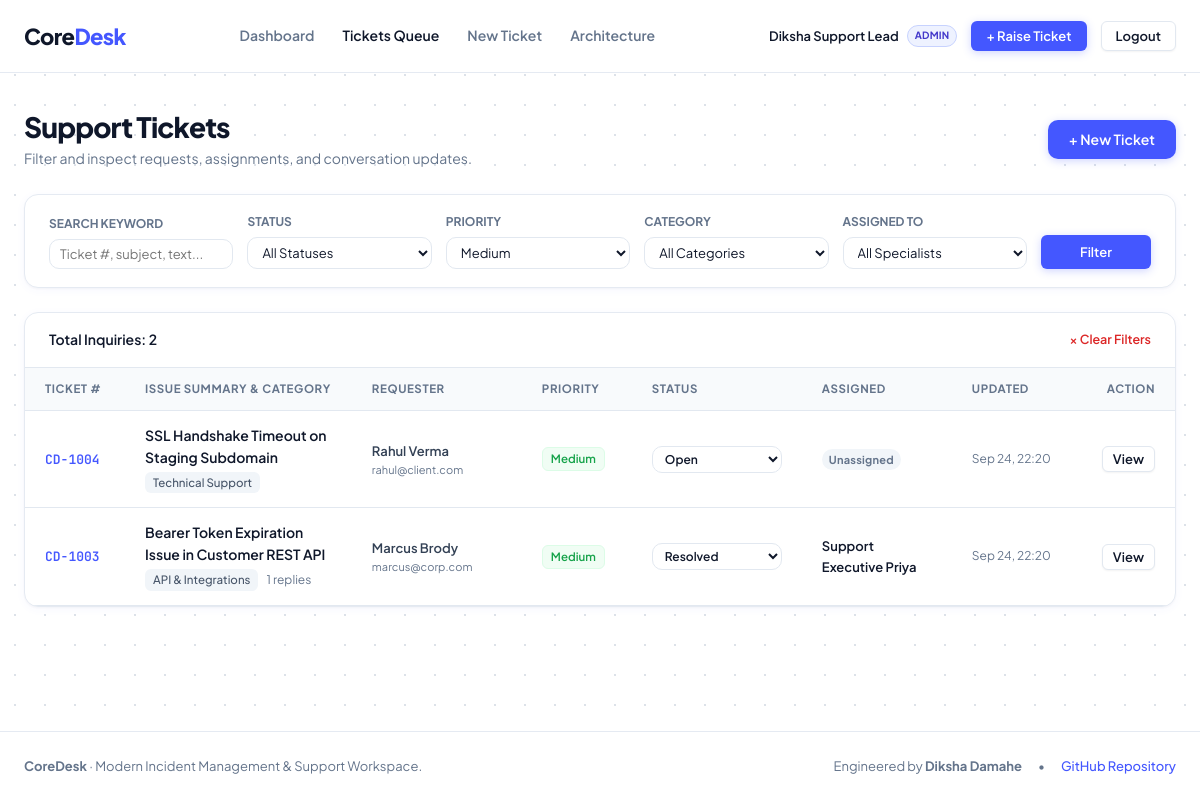
Screenshot of /tickets.php?priority=Medium (signed in) with the database file from the repository.
### tables this page shows
CREATE TABLE IF NOT EXISTS users (
    id INT AUTO_INCREMENT PRIMARY KEY,
    name VARCHAR(100) NOT NULL,
    email VARCHAR(150) NOT NULL UNIQUE,
    password_hash VARCHAR(255) NOT NULL,
    role ENUM('admin', 'agent', 'customer') NOT NULL DEFAULT 'customer',
    created_at TIMESTAMP DEFAULT CURRENT_TIMESTAMP
);

CREATE TABLE IF NOT EXISTS tickets (
    id INT AUTO_INCREMENT PRIMARY KEY,
    ticket_code VARCHAR(20) NOT NULL UNIQUE,
    user_id INT NOT NULL,
    category_id INT NOT NULL,
    subject VARCHAR(255) NOT NULL,
    description TEXT NOT NULL,
    priority ENUM('Low', 'Medium', 'High', 'Critical') NOT NULL DEFAULT 'Medium',
    status ENUM('Open', 'In-Progress', 'Resolved', 'Closed') NOT NULL DEFAULT 'Open',
    assigned_agent_id INT NULL,
    created_at TIMESTAMP DEFAULT CURRENT_TIMESTAMP,
    updated_at TIMESTAMP DEFAULT CURRENT_TIMESTAMP ON UPDATE CURRENT_TIMESTAMP,
    resolved_at TIMESTAMP NULL,
    FOREIGN KEY (user_id) REFERENCES users(id) ON DELETE CASCADE,
    FOREIGN KEY (category_id) REFERENCES categories(id) ON DELETE RESTRICT,
    FOREIGN KEY (assigned_agent_id) REFERENCES users(id) ON DELETE SET NULL,
    INDEX idx_status_priority (status, priority),
    INDEX idx_user (user_id),
    INDEX idx_agent (assigned_agent_id)
);

CREATE TABLE IF NOT EXISTS categories (
    id INT AUTO_INCREMENT PRIMARY KEY,
    name VARCHAR(80) NOT NULL UNIQUE,
    description VARCHAR(255) NULL
);

### config/auth.php (called while the page is built, shortened)
<?php
function getLoggedInUser(): ?array {
    return $_SESSION['user'] ?? null;
}
function e(?string $string): string {
    return htmlspecialchars($string ?? '', ENT_QUOTES, 'UTF-8');
}

### tickets.php (the view, shortened to what this page needs)
<?php
require_once __DIR__ . '/config/auth.php';
require_once __DIR__ . '/config/database.php';
$currentUser = getLoggedInUser();
if ($currentUser['role'] !== 'customer') {
    $staffAgents = $pdo->query("SELECT id, name, role FROM users WHERE role IN ('admin', 'agent') ORDER BY role ASC, name ASC")->fetchAll();
}
$filterStatus   = trim($_GET['status'] ?? '');
$filterPriority = trim($_GET['priority'] ?? '');
$filterCategory = trim($_GET['category'] ?? '');
$filterSearch   = trim($_GET['q'] ?? '');
$sql = "
    SELECT
        t.id,
        t.ticket_code,
        t.subject,
        t.priority,
        t.status,
        t.created_at,
        t.updated_at,
        c.name AS category_name,
        u.name AS customer_name,
        u.email AS customer_email,
        a.name AS agent_name,
        (SELECT COUNT(*) FROM ticket_replies tr WHERE tr.ticket_id = t.id) AS reply_count
    FROM tickets t
    INNER JOIN categories c ON t.category_id = c.id
    INNER JOIN users u ON t.user_id = u.id
    LEFT JOIN users a ON t.assigned_agent_id = a.id
    WHERE 1=1
";
$params = [];
if (!empty($filterPriority)) {
    $sql .= " AND t.priority = :priority";
    $params['priority'] = $filterPriority;
}
$sql .= " ORDER BY t.created_at DESC";
$stmt = $pdo->prepare($sql);
$stmt->execute($params);
$tickets = $stmt->fetchAll();
require_once __DIR__ . '/includes/header.php';
?>
<div style="display: flex; justify-content: space-between; align-items: center; margin-bottom: 24px; flex-wrap: wrap; gap: 12px;">
    <div>
        <h1 style="font-size: 28px; font-weight: 800; letter-spacing: -0.03em; margin-bottom: 4px;">Support Tickets</h1>
        <p style="color: var(--text-muted); font-size: 14px; margin: 0;">
            Filter and inspect requests, assignments, and conversation updates.
        </p>
    </div>
    <a href="create-ticket.php" class="btn btn-primary">
        + New Ticket
    </a>
</div>
<div class="card" style="margin-bottom: 24px; padding: 18px 24px;">
    <form method="GET" action="tickets.php" style="display: grid; grid-template-columns: repeat(auto-fit, minmax(180px, 1fr)) 110px; gap: 14px; align-items: end;">
        <div>
            <label style="font-size: 12px; font-weight: 700; text-transform: uppercase; color: var(--text-muted); display: block; margin-bottom: 6px;">Search Keyword</label>
            <input type="text" name="q" value="<?= e($filterSearch) ?>" class="form-control form-control-sm" placeholder="Ticket #, subject, text...">
        </div>
        <div>
            <label style="font-size: 12px; font-weight: 700; text-transform: uppercase; color: var(--text-muted); display: block; margin-bottom: 6px;">Status</label>
            <select name="status" class="form-control form-control-sm">
                <option value="">All Statuses</option>
            </select>
        </div>
        <div>
            <label style="font-size: 12px; font-weight: 700; text-transform: uppercase; color: var(--text-muted); display: block; margin-bottom: 6px;">Priority</label>
            <select name="priority" class="form-control form-control-sm">
                <option value="Medium" <?= $filterPriority === 'Medium' ? 'selected' : '' ?>>Medium</option>
            </select>
        </div>
        <div>
            <label style="font-size: 12px; font-weight: 700; text-transform: uppercase; color: var(--text-muted); display: block; margin-bottom: 6px;">Category</label>
            <select name="category" class="form-control form-control-sm">
                <option value="">All Categories</option>
            </select>
        </div>
        <?php if ($currentUser['role'] !== 'customer'): ?>
            <div>
                <label style="font-size: 12px; font-weight: 700; text-transform: uppercase; color: var(--text-muted); display: block; margin-bottom: 6px;">Assigned To</label>
                <select name="assigned" class="form-control form-control-sm">
                    <option value="">All Specialists</option>
                </select>
            </div>
        <?php endif; ?>
        <div>
            <button type="submit" class="btn btn-primary btn-sm" style="width: 100%; padding: 8px;">
                Filter
            </button>
        </div>
    </form>
</div>
<div class="table-container">
    <div class="table-toolbar">
        <span style="font-weight: 600; font-size: 14px; color: var(--text-heading);">
            Total Inquiries: <?= count($tickets) ?>
        </span>
        <?php if (!empty($filterStatus) || !empty($filterPriority) || !empty($filterCategory) || !empty($filterSearch)): ?>
            <a href="tickets.php" style="font-size: 12.5px; color: #dc2626; font-weight: 600;">&times; Clear Filters</a>
        <?php endif; ?>
    </div>
    <div class="table-responsive">
        <table class="table-custom">
            <thead>
                <tr>
                    <th style="width: 100px;">Ticket #</th>
                    <th>Issue Summary &amp; Category</th>
                    <th style="width: 170px;">Requester</th>
                    <th style="width: 110px;">Priority</th>
                    <th style="width: 150px;">Status</th>
                    <th style="width: 150px;">Assigned</th>
                    <th style="width: 130px;">Updated</th>
                    <th style="width: 80px; text-align: right;">Action</th>
                </tr>
            </thead>
            <tbody>
                <?php if (empty($tickets)): ?>
                    <tr>
                        <td colspan="8" style="text-align: center; padding: 48px; color: var(--text-muted);">
                            No tickets matching your filter criteria.
                        </td>
                    </tr>
                <?php else: ?>
                    <?php foreach ($tickets as $t): ?>
                        <tr>
                            <td>
                                <a href="ticket-view.php?id=<?= (int)$t['id'] ?>" class="ticket-key">
                                    <?= e($t['ticket_code']) ?>
                                </a>
                            </td>
                            <td>
                                <div>
                                    <a href="ticket-view.php?id=<?= (int)$t['id'] ?>" class="ticket-title">
                                        <?= e($t['subject']) ?>
                                    </a>
                                </div>
                                <div style="display: flex; gap: 8px; align-items: center; margin-top: 3px; font-size: 12px; color: var(--text-muted);">
                                    <span class="category-tag"><?= e($t['category_name']) ?></span>
                                    <?php if ($t['reply_count'] > 0): ?>
                                        <span><?= (int)$t['reply_count'] ?> replies</span>
                                    <?php endif; ?>
                                </div>
                            </td>
                            <td>
                                <div style="font-weight: 600; font-size: 13px;"><?= e($t['customer_name']) ?></div>
                                <div style="font-size: 11px; color: var(--text-muted);"><?= e($t['customer_email']) ?></div>
                            </td>
                            <td>
                                <span class="priority-pill priority-<?= strtolower($t['priority']) ?>">
                                    <?= e($t['priority']) ?>
                                </span>
                            </td>
                            <td>
                                <?php if ($currentUser['role'] === 'customer'): ?>
                                    <span class="status-pill status-<?= strtolower(str_replace('-', '', $t['status'])) ?>">
                                        <?= e($t['status']) ?>
                                    </span>
                                <?php else: ?>
                                    <select class="form-control form-control-sm js-status-select" data-ticket-id="<?= (int)$t['id'] ?>" style="font-size: 12px; font-weight: 600; padding: 4px 8px; width: 130px;">
                                        <option value="Open" <?= $t['status'] === 'Open' ? 'selected' : '' ?>>Open</option>
                                        <option value="Resolved" <?= $t['status'] === 'Resolved' ? 'selected' : '' ?>>Resolved</option>
                                    </select>
                                <?php endif; ?>
                            </td>
                            <td>
                                <?php if (!empty($t['agent_name'])): ?>
                                    <span style="font-size: 13px; font-weight: 600; color: var(--text-heading);"><?= e($t['agent_name']) ?></span>
                                <?php else: ?>
                                    <span class="status-pill" style="background: #f1f5f9; color: #64748b; font-size: 11px; padding: 2px 7px;">Unassigned</span>
                                <?php endif; ?>
                            </td>
                            <td style="font-size: 12px; color: var(--text-muted);">
                                <?= date('M d, H:i', strtotime($t['updated_at'] ?? $t['created_at'])) ?>
                            </td>
                            <td style="text-align: right;">
                                <a href="ticket-view.php?id=<?= (int)$t['id'] ?>" class="btn btn-secondary btn-sm" style="padding: 4px 10px;">
                                    View
                                </a>
                            </td>
                        </tr>
                    <?php endforeach; ?>
                <?php endif; ?>
            </tbody>
        </table>
    </div>
</div>
<?php require_once __DIR__ . '/includes/footer.php'; ?>

### includes/header.php (shortened to what this page needs)
<?php
require_once __DIR__ . '/../config/auth.php';
$currentUser = getLoggedInUser();
$activePage = basename($_SERVER['PHP_SELF']);
?>
<!DOCTYPE html>
<html lang="en">
<head>
    <link rel="stylesheet" href="assets/css/style.css?v=2">
</head>
<body>
<header class="site-navbar">
    <div class="container navbar-inner">
        <a href="index.php" class="brand-wrap">
            <span>Core<span class="brand-highlight">Desk</span></span>
        </a>
        <nav class="nav-links-menu">
            <a href="index.php" class="nav-item-link <?= $activePage === 'index.php' ? 'active' : '' ?>">Dashboard</a>
            <a href="tickets.php" class="nav-item-link <?= $activePage === 'tickets.php' ? 'active' : '' ?>">Tickets Queue</a>
            <a href="create-ticket.php" class="nav-item-link <?= $activePage === 'create-ticket.php' ? 'active' : '' ?>">New Ticket</a>
            <a href="https://github.com/dikshadamahe/CoreDesk" target="_blank" rel="noopener" class="nav-item-link">Architecture</a>
        </nav>
        <div class="nav-right-actions">
            <?php if ($currentUser): ?>
                <div style="display: flex; align-items: center; gap: 8px; font-size: 13px;">
                    <span style="font-weight: 600; color: var(--text-heading);"><?= e($currentUser['name']) ?></span>
                    <span class="status-pill status-open" style="font-size: 10px; padding: 2px 7px;">
                        <?= strtoupper(e($currentUser['role'])) ?>
                    </span>
                </div>
                <a href="create-ticket.php" class="btn btn-primary btn-sm">
                    + Raise Ticket
                </a>
                <a href="logout.php" class="btn btn-secondary btn-sm" title="Sign Out">
                    Logout
                </a>
            <?php else: ?>
                <a href="login.php" class="btn btn-primary btn-sm">
                    Sign In
                </a>
            <?php endif; ?>
        </div>
    </div>
</header>
<main style="flex: 1; padding: 36px 0 48px;">
    <div class="container">

### rows the page displays
users: name "Diksha Support Lead", role "ADMIN"
tickets: ticket_code "CD-1004", subject "SSL Handshake Timeout on Staging Subdomain", category.name "Technical Support", user.name "Rahul Verma", user.email "rahul@client.com", priority "Medium", status+id "Open", shows "Unassigned", updated_at "Sep 24, 22:20"
tickets: ticket_code "CD-1003", subject "Bearer Token Expiration Issue in Customer REST API", category.name "API & Integrations", reply_count "1", user.name "Marcus Brody", user.email "marcus@corp.com", priority "Medium", status+id "Resolved", assigned_agent.name "Support Executive Priya", updated_at "Sep 24, 22:20"

### other values shown
count($tickets) "2"
